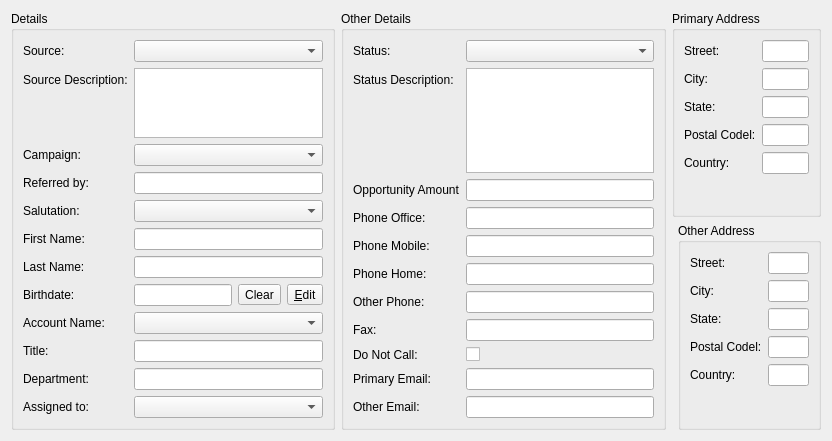
<?xml version="1.0" encoding="UTF-8"?>
<ui version="4.0">
 <class>LeadDetails</class>
 <widget class="QWidget" name="LeadDetails">
  <property name="geometry">
   <rect>
    <x>0</x>
    <y>0</y>
    <width>832</width>
    <height>424</height>
   </rect>
  </property>
  <property name="windowTitle">
   <string>Form</string>
  </property>
  <layout class="QGridLayout" name="gridLayout">
   <item row="0" column="1" rowspan="2">
    <widget class="QGroupBox" name="groupBox_2">
     <property name="title">
      <string>Other Details</string>
     </property>
     <layout class="QFormLayout" name="formLayout_2">
      <item row="0" column="0">
       <widget class="QLabel" name="label_13">
        <property name="text">
         <string>Status:</string>
        </property>
       </widget>
      </item>
      <item row="0" column="1">
       <widget class="QComboBox" name="status"/>
      </item>
      <item row="1" column="0">
       <widget class="QLabel" name="label_14">
        <property name="text">
         <string>Status Description:</string>
        </property>
       </widget>
      </item>
      <item row="1" column="1">
       <widget class="QTextEdit" name="statusDescription"/>
      </item>
      <item row="2" column="0">
       <widget class="QLabel" name="label_15">
        <property name="text">
         <string>Opportunity Amount</string>
        </property>
       </widget>
      </item>
      <item row="2" column="1">
       <widget class="QLineEdit" name="opportunityAmount"/>
      </item>
      <item row="3" column="0">
       <widget class="QLabel" name="label_16">
        <property name="text">
         <string>Phone Office:</string>
        </property>
       </widget>
      </item>
      <item row="3" column="1">
       <widget class="QLineEdit" name="phoneWork"/>
      </item>
      <item row="4" column="0">
       <widget class="QLabel" name="label_17">
        <property name="text">
         <string>Phone Mobile:</string>
        </property>
       </widget>
      </item>
      <item row="4" column="1">
       <widget class="QLineEdit" name="phoneMobile"/>
      </item>
      <item row="5" column="0">
       <widget class="QLabel" name="label_28">
        <property name="text">
         <string>Phone Home:</string>
        </property>
       </widget>
      </item>
      <item row="5" column="1">
       <widget class="QLineEdit" name="phoneHome"/>
      </item>
      <item row="6" column="0">
       <widget class="QLabel" name="label_29">
        <property name="text">
         <string>Other Phone:</string>
        </property>
       </widget>
      </item>
      <item row="6" column="1">
       <widget class="QLineEdit" name="phoneOther"/>
      </item>
      <item row="7" column="0">
       <widget class="QLabel" name="label_30">
        <property name="text">
         <string>Fax:</string>
        </property>
       </widget>
      </item>
      <item row="7" column="1">
       <widget class="QLineEdit" name="phoneFax"/>
      </item>
      <item row="8" column="0">
       <widget class="QLabel" name="label_31">
        <property name="text">
         <string>Do Not Call:</string>
        </property>
       </widget>
      </item>
      <item row="8" column="1">
       <widget class="QCheckBox" name="doNotCall">
        <property name="text">
         <string/>
        </property>
       </widget>
      </item>
      <item row="9" column="0">
       <widget class="QLabel" name="label_32">
        <property name="text">
         <string>Primary Email:</string>
        </property>
       </widget>
      </item>
      <item row="9" column="1">
       <widget class="QLineEdit" name="email1"/>
      </item>
      <item row="10" column="0">
       <widget class="QLabel" name="label_33">
        <property name="text">
         <string>Other Email:</string>
        </property>
       </widget>
      </item>
      <item row="10" column="1">
       <widget class="QLineEdit" name="email2"/>
      </item>
     </layout>
    </widget>
   </item>
   <item row="0" column="2" colspan="2">
    <widget class="QGroupBox" name="groupBox_3">
     <property name="title">
      <string>Primary Address</string>
     </property>
     <layout class="QFormLayout" name="formLayout_3">
      <item row="0" column="0">
       <widget class="QLabel" name="label_18">
        <property name="text">
         <string>Street:</string>
        </property>
       </widget>
      </item>
      <item row="0" column="1">
       <widget class="QLineEdit" name="primaryAddressStreet">
        <property name="text">
         <string/>
        </property>
       </widget>
      </item>
      <item row="1" column="0">
       <widget class="QLabel" name="label_19">
        <property name="text">
         <string>City:</string>
        </property>
       </widget>
      </item>
      <item row="1" column="1">
       <widget class="QLineEdit" name="primaryAddressCity"/>
      </item>
      <item row="2" column="0">
       <widget class="QLabel" name="label_20">
        <property name="text">
         <string>State:</string>
        </property>
       </widget>
      </item>
      <item row="2" column="1">
       <widget class="QLineEdit" name="primaryAddressState"/>
      </item>
      <item row="3" column="0">
       <widget class="QLabel" name="label_21">
        <property name="text">
         <string>Postal Codel:</string>
        </property>
       </widget>
      </item>
      <item row="3" column="1">
       <widget class="QLineEdit" name="primaryAddressPostalcode"/>
      </item>
      <item row="4" column="0">
       <widget class="QLabel" name="label_22">
        <property name="text">
         <string>Country:</string>
        </property>
       </widget>
      </item>
      <item row="4" column="1">
       <widget class="QLineEdit" name="primaryAddressCounty"/>
      </item>
     </layout>
    </widget>
   </item>
   <item row="1" column="3">
    <widget class="QGroupBox" name="groupBox_4">
     <property name="title">
      <string>Other Address</string>
     </property>
     <layout class="QFormLayout" name="formLayout_4">
      <item row="0" column="0">
       <widget class="QLabel" name="label_23">
        <property name="text">
         <string>Street:</string>
        </property>
       </widget>
      </item>
      <item row="0" column="1">
       <widget class="QLineEdit" name="altAddressStreet">
        <property name="text">
         <string/>
        </property>
       </widget>
      </item>
      <item row="1" column="0">
       <widget class="QLabel" name="label_24">
        <property name="text">
         <string>City:</string>
        </property>
       </widget>
      </item>
      <item row="1" column="1">
       <widget class="QLineEdit" name="altAddressCity"/>
      </item>
      <item row="2" column="0">
       <widget class="QLabel" name="label_25">
        <property name="text">
         <string>State:</string>
        </property>
       </widget>
      </item>
      <item row="2" column="1">
       <widget class="QLineEdit" name="altAddressState"/>
      </item>
      <item row="3" column="0">
       <widget class="QLabel" name="label_26">
        <property name="text">
         <string>Postal Codel:</string>
        </property>
       </widget>
      </item>
      <item row="3" column="1">
       <widget class="QLineEdit" name="altAddressPostalcode"/>
      </item>
      <item row="4" column="0">
       <widget class="QLabel" name="label_27">
        <property name="text">
         <string>Country:</string>
        </property>
       </widget>
      </item>
      <item row="4" column="1">
       <widget class="QLineEdit" name="altAddressCounty"/>
      </item>
     </layout>
    </widget>
   </item>
   <item row="0" column="0" rowspan="2">
    <widget class="QGroupBox" name="groupBox">
     <property name="title">
      <string>Details</string>
     </property>
     <layout class="QFormLayout" name="formLayout">
      <item row="0" column="0">
       <widget class="QLabel" name="label">
        <property name="text">
         <string>Source:</string>
        </property>
       </widget>
      </item>
      <item row="0" column="1">
       <widget class="QComboBox" name="leadSource"/>
      </item>
      <item row="1" column="0">
       <widget class="QLabel" name="label_2">
        <property name="text">
         <string>Source Description:</string>
        </property>
       </widget>
      </item>
      <item row="1" column="1">
       <widget class="QTextEdit" name="leadSourceDescription"/>
      </item>
      <item row="2" column="0">
       <widget class="QLabel" name="label_3">
        <property name="text">
         <string>Campaign:</string>
        </property>
       </widget>
      </item>
      <item row="2" column="1">
       <widget class="QComboBox" name="campaignName"/>
      </item>
      <item row="3" column="0">
       <widget class="QLabel" name="label_4">
        <property name="text">
         <string>Referred by:</string>
        </property>
       </widget>
      </item>
      <item row="3" column="1">
       <widget class="QLineEdit" name="referredBy"/>
      </item>
      <item row="4" column="0">
       <widget class="QLabel" name="label_12">
        <property name="text">
         <string>Salutation:</string>
        </property>
       </widget>
      </item>
      <item row="4" column="1">
       <widget class="QComboBox" name="salutation"/>
      </item>
      <item row="5" column="0">
       <widget class="QLabel" name="label_5">
        <property name="text">
         <string>First Name:</string>
        </property>
       </widget>
      </item>
      <item row="5" column="1">
       <widget class="QLineEdit" name="firstName"/>
      </item>
      <item row="6" column="0">
       <widget class="QLabel" name="label_6">
        <property name="text">
         <string>Last Name:</string>
        </property>
       </widget>
      </item>
      <item row="6" column="1">
       <widget class="QLineEdit" name="lastName"/>
      </item>
      <item row="7" column="0">
       <widget class="QLabel" name="label_7">
        <property name="text">
         <string>Birthdate:</string>
        </property>
       </widget>
      </item>
      <item row="7" column="1">
       <layout class="QHBoxLayout" name="horizontalLayout">
        <item>
         <widget class="QLineEdit" name="birthdate"/>
        </item>
        <item>
         <widget class="QToolButton" name="clearDateButton">
          <property name="text">
           <string>Clear</string>
          </property>
         </widget>
        </item>
        <item>
         <widget class="EditCalendarButton" name="calendarButton">
          <property name="text">
           <string>&amp;Edit</string>
          </property>
         </widget>
        </item>
       </layout>
      </item>
      <item row="8" column="0">
       <widget class="QLabel" name="label_8">
        <property name="text">
         <string>Account Name:</string>
        </property>
       </widget>
      </item>
      <item row="8" column="1">
       <widget class="QComboBox" name="accountName"/>
      </item>
      <item row="9" column="0">
       <widget class="QLabel" name="label_9">
        <property name="text">
         <string>Title:</string>
        </property>
       </widget>
      </item>
      <item row="9" column="1">
       <widget class="QLineEdit" name="title"/>
      </item>
      <item row="10" column="0">
       <widget class="QLabel" name="label_10">
        <property name="text">
         <string>Department:</string>
        </property>
       </widget>
      </item>
      <item row="10" column="1">
       <widget class="QLineEdit" name="department"/>
      </item>
      <item row="11" column="0">
       <widget class="QLabel" name="label_11">
        <property name="text">
         <string>Assigned to:</string>
        </property>
       </widget>
      </item>
      <item row="11" column="1">
       <widget class="QComboBox" name="assignedUserName"/>
      </item>
     </layout>
    </widget>
   </item>
  </layout>
 </widget>
 <customwidgets>
  <customwidget>
   <class>EditCalendarButton</class>
   <extends>QToolButton</extends>
   <header>editcalendarbutton.h</header>
  </customwidget>
 </customwidgets>
 <resources/>
 <connections/>
</ui>
